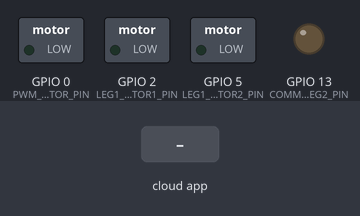
Bench run of a sketch on a simulated ESP8266 (NodeMCU). Parts: switched loads named in the sketch (green lamp = pin HIGH), output pins drawn as LEDs (lit = HIGH). The test bench sets the inputs (shaded band). WiFi joins after 1.5 s; servers stay silent unless stated; no MQTT or app messages arrive unless stated; what the sketch prints to the serial monitor is not drawn.

Above: at 2.7 s.
2.8 s: the phone or cloud app sets moveForward to 0
At 3.7 s:
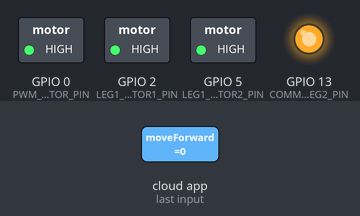
5.8 s: the phone or cloud app sets testBackward to 1
At 7.2 s:
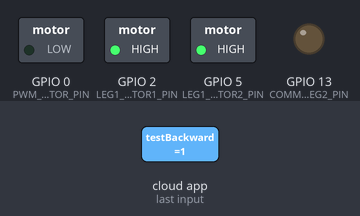
8.3 s: the phone or cloud app sets testYawLeft to 1
At 9.2 s:
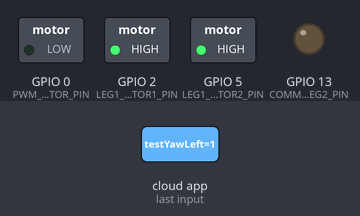
10.3 s: the phone or cloud app sets testYawRight to 1
At 11.2 s:
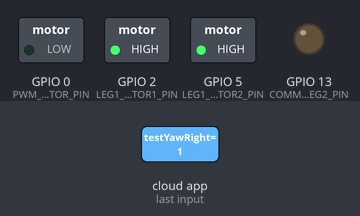
12.3 s: the phone or cloud app sets testForward to 0
At 13.0 s:
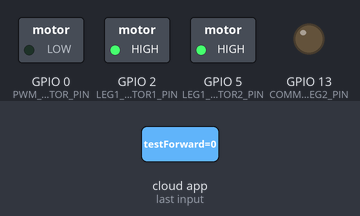
14.3 s: the phone or cloud app sets moveForward to 1
At 15.9 s:
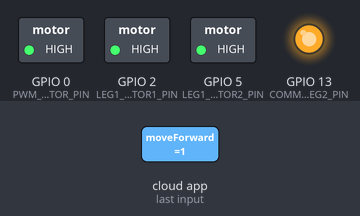
Timing chart, 0 to 18.3 s (numbered marks = the images above; inputs shaded):
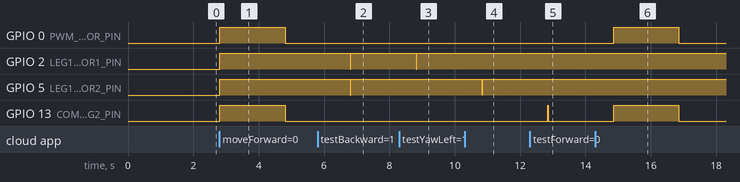

The sketch:

WERM.ino
```cpp
/* CLIP CONNECTIONS
 * row Y: common ground
 * row W: 4.5V DC in
 * row Z: 12V DC in
 * column 31, lower: DC motor 1, negative
 * column 31, upper: DC motor 2, negative
 * column 33, lower: DC motor 1, positive
 * column 33, upper: DC motor 2, positive
 */

/*libraries*/
#include <ESP8266WiFi.h>
#include "Adafruit_MQTT.h"
#include "Adafruit_MQTT_Client.h"

/*Wifi*/
#define WLAN_SSID       "guest-SDUHSD"
#define WLAN_PASS       ""
//#define WLAN_SSID       "NETGEAR47"
//#define WLAN_PASS       "unusualearth866"

/*MQTT*/
#define AIO_SERVER      "io.adafruit.com"
#define AIO_SERVERPORT  1883
#define AIO_USERNAME    "CeilingBot"
#define AIO_KEY         "f93aa0c6bcd04926b790004d481e3000"

/*Pin Definitions*/
#define PWM_MOTOR_PIN 0 //GPIO0, or D3
#define LEG1_MOTOR1_PIN 2 //GPIO2, or D4
#define LEG1_MOTOR2_PIN 5 //GPIO5, or D1
#define COMMON_LEG2_PIN 13 //GPIO13, or D7

// Create an ESP8266 WiFiClient class to connect to the MQTT server.
WiFiClient client;

// Setup the MQTT client class by passing in the WiFi client and MQTT server and login details.
Adafruit_MQTT_Client mqtt(&client, AIO_SERVER, AIO_SERVERPORT, AIO_USERNAME, AIO_USERNAME, AIO_KEY);

Adafruit_MQTT_Subscribe moveForward = Adafruit_MQTT_Subscribe(&mqtt, AIO_USERNAME "/feeds/moveForward");
Adafruit_MQTT_Subscribe moveBackward = Adafruit_MQTT_Subscribe(&mqtt, AIO_USERNAME "/feeds/moveBackward");
Adafruit_MQTT_Subscribe turnLeft = Adafruit_MQTT_Subscribe(&mqtt, AIO_USERNAME "/feeds/turnLeft");
Adafruit_MQTT_Subscribe turnRight = Adafruit_MQTT_Subscribe(&mqtt, AIO_USERNAME "/feeds/turnRight");

/*Feed*/
Adafruit_MQTT_Subscribe testForward = Adafruit_MQTT_Subscribe(&mqtt, AIO_USERNAME "/feeds/testForward");
Adafruit_MQTT_Subscribe testBackward = Adafruit_MQTT_Subscribe(&mqtt, AIO_USERNAME "/feeds/testBackward");
Adafruit_MQTT_Subscribe testYawLeft = Adafruit_MQTT_Subscribe(&mqtt, AIO_USERNAME "/feeds/testYawLeft");
Adafruit_MQTT_Subscribe testYawRight = Adafruit_MQTT_Subscribe(&mqtt, AIO_USERNAME "/feeds/testYawRight");
/* FEED INFO (assuming using yomafacio's MQTT broker account):
 * testForward:
 *   slider that ranges from the values 0 to 10000
 *   values represent duration (milliseconds) of action
 *   controls motor 1 and 2
 *   both motors forward
 * testBackward:
 *   slider that ranges from the values 0 to 10000
 *   values represent duration (milliseconds) of action
 *   controls motor 1 and 2
 *   both motors backward
 * testYawLeft:
 *   slider that ranges from the values 0 to 1000
 *   values represent duration (milliseconds) of action
 *   controls motor 1 and 2
 *   motor 1 backward, motor 2 forward
 * testYawRight:
 *   slider that ranges from the values 0 to 1000
 *   values represent duration (milliseconds) of action
 *   controls motor 1 and 2
 *   motor 1 forward, motor 2 backward
 */

void setup() {

  // initialize pins
  pinMode(PWM_MOTOR_PIN, OUTPUT);
  pinMode(LEG1_MOTOR1_PIN, OUTPUT);
  pinMode(LEG1_MOTOR2_PIN, OUTPUT);
  pinMode(COMMON_LEG2_PIN, OUTPUT);

  Serial.begin(9600);

  // Connect to WiFi access point.
  Serial.println();
  Serial.println();
  Serial.print("Connecting to ");
  Serial.println(WLAN_SSID);

  WiFi.begin(WLAN_SSID, WLAN_PASS);
  while (WiFi.status() != WL_CONNECTED) {
    delay(500);
    Serial.print(".");
  }
  Serial.println();
  Serial.println("WiFi connected");
  Serial.println("IP address: "); Serial.println(WiFi.localIP());

  //Setup the MQTT subscription
  mqtt.subscribe(&moveForward);
  mqtt.subscribe(&moveBackward);
  mqtt.subscribe(&turnLeft);
  mqtt.subscribe(&turnRight);
  mqtt.subscribe(&testForward);
  mqtt.subscribe(&testBackward);
  mqtt.subscribe(&testYawLeft);
  mqtt.subscribe(&testYawRight);
}

void loop() {

  //ensure the connection to the MQTT server is alive
  MQTT_connect();

  //wait for incoming subscription packets subloop
  Adafruit_MQTT_Subscribe *subscription;
  while ((subscription = mqtt.readSubscription(5000))) {
    Serial.println("Packet Received!");
    //note: using a switch loop does not work, must use if/else
      //alexa controlled
    if (subscription == &moveForward) {
      digitalWrite(LEG1_MOTOR1_PIN, HIGH); //low
      digitalWrite(LEG1_MOTOR2_PIN, HIGH); //low
      digitalWrite(COMMON_LEG2_PIN, HIGH); //high
      analogWrite(PWM_MOTOR_PIN, 1000);
      delay(2000);
      analogWrite(PWM_MOTOR_PIN, 0);
      bufferNull();
    } else if (subscription == &moveBackward) {
      digitalWrite(LEG1_MOTOR1_PIN, LOW); //high
      digitalWrite(LEG1_MOTOR2_PIN, LOW); //high
      digitalWrite(COMMON_LEG2_PIN, LOW); //low
      analogWrite(PWM_MOTOR_PIN, 1000);
      delay(2000);
      analogWrite(PWM_MOTOR_PIN, 0);
      bufferNull();
    } else if (subscription == &turnLeft) {
      digitalWrite(LEG1_MOTOR1_PIN, LOW);  //high
      digitalWrite(LEG1_MOTOR2_PIN, HIGH); //low
      digitalWrite(COMMON_LEG2_PIN, LOW);  //low
      analogWrite(PWM_MOTOR_PIN, 1000);
      delay(2000);
      analogWrite(PWM_MOTOR_PIN, 0);
      bufferNull();
    } else if (subscription == &turnRight) {
      digitalWrite(LEG1_MOTOR1_PIN, HIGH); //low
      digitalWrite(LEG1_MOTOR2_PIN, LOW);  //high
      digitalWrite(COMMON_LEG2_PIN, LOW);  //low
      analogWrite(PWM_MOTOR_PIN, 1000);
      delay(2000);
      analogWrite(PWM_MOTOR_PIN, 0);
      bufferNull();
      //user controlled
    } else if (subscription == &testForward) {
      Serial.print(F("testForward update duration: "));
      Serial.println((char *)testForward.lastread);
      int duration_forward = atoi((const char *)testForward.lastread);
      digitalWrite(LEG1_MOTOR1_PIN, HIGH); //low
      digitalWrite(LEG1_MOTOR2_PIN, HIGH); //low
      digitalWrite(COMMON_LEG2_PIN, HIGH); //high
      analogWrite(PWM_MOTOR_PIN, 1000);
      delay(duration_forward);
      analogWrite(PWM_MOTOR_PIN, 0);
      bufferNull();
    } else if (subscription == &testBackward) {
      Serial.print(F("testBackward update duration: "));
      Serial.println((char *)testBackward.lastread);
      int duration_backward = atoi((const char *)testBackward.lastread);
      digitalWrite(LEG1_MOTOR1_PIN, LOW); //high
      digitalWrite(LEG1_MOTOR2_PIN, LOW); //high
      digitalWrite(COMMON_LEG2_PIN, LOW); //low
      analogWrite(PWM_MOTOR_PIN, 1000);
      delay(duration_backward);
      analogWrite(PWM_MOTOR_PIN, 0);
      bufferNull();
    } else if (subscription == &testYawLeft) {
      Serial.print(F("testYawLeft update duration: "));
      Serial.println((char *)testYawLeft.lastread);
      int duration_left = atoi((const char *)testYawLeft.lastread);
      digitalWrite(LEG1_MOTOR1_PIN, LOW);  //high
      digitalWrite(LEG1_MOTOR2_PIN, HIGH); //low
      digitalWrite(COMMON_LEG2_PIN, LOW);  //low
      analogWrite(PWM_MOTOR_PIN, 1000);
      delay(duration_left);
      analogWrite(PWM_MOTOR_PIN, 0);
      bufferNull();
    } else if (subscription == &testYawRight) {
      Serial.print(F("testYawRight update duration: "));
      Serial.println((char *)testYawRight.lastread);
      int duration_right = atoi((const char *)testYawRight.lastread);
      digitalWrite(LEG1_MOTOR1_PIN, HIGH); //low
      digitalWrite(LEG1_MOTOR2_PIN, LOW);  //high
      digitalWrite(COMMON_LEG2_PIN, LOW);  //low
      analogWrite(PWM_MOTOR_PIN, 1000);
      delay(duration_right);
      analogWrite(PWM_MOTOR_PIN, 0);
      bufferNull();
    }
  }

  // ping the server to keep the mqtt connection alive
  if(! mqtt.ping()) {
    mqtt.disconnect();
  }

} //end loop()

//function to null output values as necessary to prevent short circuits
void bufferNull() {
  Serial.println("buffering");
  digitalWrite(LEG1_MOTOR1_PIN, HIGH); //low
  digitalWrite(LEG1_MOTOR2_PIN, HIGH); //low
  digitalWrite(COMMON_LEG2_PIN, LOW); //low
  analogWrite(PWM_MOTOR_PIN, 0);
  delay(2000);
  Serial.println("end buffering");

}

// function to connect and reconnect as necessary to the MQTT server.
void MQTT_connect() {
  int8_t ret;

  // Stop if already connected.
  if (mqtt.connected()) {
    return;
  }

  Serial.print("Connecting to MQTT... ");

  uint8_t retries = 3;
  while ((ret = mqtt.connect()) != 0) { // connect will return 0 for connected
       Serial.println(mqtt.connectErrorString(ret));
       Serial.println("Retrying MQTT connection in 5 seconds...");
       mqtt.disconnect();
       delay(5000);  // wait 5 seconds
       retries--;
       if (retries == 0) {
         // basically die and wait for WDT to reset me
         while (1);
       }
  }
  Serial.println("MQTT Connected!");
}
```

Measured:
- after the input at 2.8 s, GPIO 0 (PWM_MOTOR_PIN), GPIO 13 (COMMON_LEG2_PIN): LOW → HIGH at once, → LOW 2.0 s later; GPIO 2 (LEG1_MOTOR1_PIN), GPIO 5 (LEG1_MOTOR2_PIN): LOW → HIGH at once
- after the input at 5.8 s, GPIO 2 (LEG1_MOTOR1_PIN), GPIO 5 (LEG1_MOTOR2_PIN): HIGH → LOW after 1.0 s, → HIGH 0.01 s later
- after the input at 8.3 s, GPIO 2 (LEG1_MOTOR1_PIN): HIGH → LOW after 0.52 s, → HIGH 0.01 s later
- after the input at 10.3 s, GPIO 5 (LEG1_MOTOR2_PIN): HIGH → LOW after 0.53 s, → HIGH 0.01 s later
- after the input at 12.3 s, GPIO 13 (COMMON_LEG2_PIN): LOW → HIGH after 0.55 s, → LOW 0.01 s later
- after the input at 14.3 s, GPIO 0 (PWM_MOTOR_PIN), GPIO 13 (COMMON_LEG2_PIN): LOW → HIGH after 0.56 s, → LOW 2.0 s later
